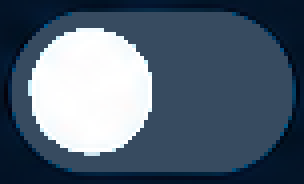
#> input picture collector/assets/controls/switch-off-source.png, 76 x 46 px (shown 4 times larger); its folder holds only this picture in this run
$ python -i app.py   (imports and definitions only)
#> lines starting #> are read from the running program, lines starting #| are printed output that depends on the picture; after the words box and inside, x2 and y2 are one past the last pixel; in counts of white or black regions, pixels touching at a corner belong together
from __future__ import annotations

import ctypes
import ctypes.wintypes
import difflib
import json
import logging
from logging.handlers import RotatingFileHandler
import os
import re
import socket
import sys
import threading
import time
import tkinter as tk
import uuid
from dataclasses import dataclass
from pathlib import Path
from collections import Counter
from tkinter import messagebox, simpledialog, ttk
from urllib.error import HTTPError, URLError
from urllib.request import Request, getproxies, urlopen

import numpy as np
from PIL import Image, ImageEnhance, ImageGrab
from combat_power import parse_combat_power
try:
    from rapidocr_onnxruntime import RapidOCR
except ImportError:  # Parsing-only tests do not need the OCR runtime.
    RapidOCR = None


APP_NAME = "Buyali 数据采集助手"
APP_VERSION = "1.3.8.2"
IS_TEST_BUILD = "-test" in APP_VERSION
DEFAULT_API_BASE = "https://test.buyali.xyz" if IS_TEST_BUILD else "https://buyali.xyz"
API_BASE = os.environ.get("BUYALI_API_BASE", DEFAULT_API_BASE).rstrip("/")
CONFIG_DIR_NAME = "BuyaliCollector-test" if IS_TEST_BUILD else "BuyaliCollector"
CONFIG_DIR = Path(os.environ.get("APPDATA", Path.home())) / CONFIG_DIR_NAME
CONFIG_FILE = CONFIG_DIR / "config.json"
LOG_DIR = CONFIG_DIR / "logs"
LOG_FILE = LOG_DIR / "collector.log"
FIELD_LABELS = {"whiteEnergy": "白奥德", "blueEnergy": "蓝奥德", "combatPower": "战斗力", "itemLevel": "道具等级", "kina": "基纳"}


def _make_logger():
    logger = logging.getLogger("buyali.collector")
    if not logger.handlers:
        try:
            LOG_DIR.mkdir(parents=True, exist_ok=True)
            handler = RotatingFileHandler(LOG_FILE, maxBytes=1024 * 1024, backupCount=4, encoding="utf-8")
        except OSError:
            # Read-only/locked profiles must not prevent the collector from
            # starting. Normal packaged runs write to the per-user AppData dir.
            handler = logging.NullHandler()
        handler.setFormatter(logging.Formatter("%(asctime)s %(levelname)s %(message)s"))
        logger.addHandler(handler)
        logger.setLevel(logging.INFO)
        logger.propagate = False
    return logger


LOGGER = _make_logger()


# [6 lines left out: function diagnostic_network_summary, not called in this run]


def log_event(event, **details):
    safe = {key: value for key, value in details.items() if key not in ("token", "payload", "passphrase")}
    LOGGER.info("%s", json.dumps({"event": event, **safe}, ensure_ascii=False, default=str))

# [1 line that did not run here, left out]
# [7 lines not run here, left out]
# [1 line that did not run here, left out]
# [1 line that did not run here, left out]
# [1 line that did not run here, left out]
# [1 line that did not run here, left out]
# [1 line that did not run here, left out]
# [1 line that did not run here, left out]
# [1 line that did not run here, left out]
# [1 line that did not run here, left out]
# [1 line that did not run here, left out]
# [1 line that did not run here, left out]
# [1 line that did not run here, left out]
# [1 line that did not run here, left out]
# [1 line that did not run here, left out]
# [1 line that did not run here, left out]
# [1 line that did not run here, left out]
# [1 line that did not run here, left out]
# [1 line that did not run here, left out]
# [1 line that did not run here, left out]


# [16 lines left out: functions resource_path, configure_ocr, not called in this run]


_RAPID_ENGINE = None
_RAPID_ENGINE_LOCK = threading.Lock()
_RAPID_INFERENCE_LOCK = threading.Lock()


# [27 lines left out: functions rapid_engine, rapid_read, load_config, not called in this run]


def save_config(config: dict) -> None:
    CONFIG_DIR.mkdir(parents=True, exist_ok=True)
    CONFIG_FILE.write_text(json.dumps(config, ensure_ascii=False, indent=2), encoding="utf-8")


class ApiError(RuntimeError):
    # [5 lines left out: function __init__, not called in this run]


class ApiClient:
    def __init__(self, config: dict):
        self.config = config

    # [80 lines left out: functions request, redeem, not called in this run]

    def state(self):
        return self.request("GET", "state")

    # [27 lines left out: function apply, not called in this run]

    def undo(self, transaction_id):
        return self.request("POST", "undo", {"transactionId": transaction_id})

    def create_character(self, account_id, name):
        return self.request("POST", "create-character", {"accountId": account_id, "name": name})


@dataclass
class GameWindow:
    hwnd: int
    title: str
    character: str | None
    rect: tuple[int, int, int, int]


# [39 lines left out: functions parse_character, window_title, find_active_game, not called in this run]


def crop_ratio(image: Image.Image, box):
    w, h = image.size
    return image.crop((int(box[0] * w), int(box[1] * h), int(box[2] * w), int(box[3] * h)))


# [96 lines left out: functions ocr_digits, ocr_cyan_stat, ocr_white_item_level, not called in this run]


def ocr_high_contrast_digits(image: Image.Image) -> tuple[str, float]:
    """Read bright top-bar counters on dark or highly animated backgrounds."""
    gray = image.convert("L").resize((image.width * 5, image.height * 5), Image.Resampling.BICUBIC)
    votes = []
    for threshold in (105, 130, 150, 175, 200):
        binary = gray.point(lambda value, threshold=threshold: 0 if value > threshold else 255)
        text = pytesseract.image_to_string(
            binary,
            config="--psm 6 -c tessedit_char_whitelist=0123456789,+/()",
        ).strip().replace(" ", "").replace("\n", "")
        match = re.search(r"\d{1,3}(?:\(?\+\d{1,4}\)?)?/840", text)
        if match:
            votes.append(match.group(0))
    detailed, _ = ocr_digits(image, psm=11)
    match = re.search(r"\d{1,3}(?:\(?\+\d{1,4}\)?)?/840", detailed.replace(" ", ""))
    if match:
        votes.append(match.group(0))
    if not votes:
        return detailed, 0
    counts = Counter(votes)
    text = max(counts, key=lambda candidate: (counts[candidate], len(candidate)))
    score = min(98, 46 + counts[text] * 10)
    return text, score


def integer(text: str):
    digits = re.sub(r"[^0-9]", "", text)
    return int(digits) if digits else None


# [294 lines left out: functions compact_number, parse_aether_candidates, parse_currency_candidates, has_truncated_currency_candidate, recognize_top_status_bar, recognize and 3 more, not called in this run]


class CollectorApp:
    # [32 lines left out: function __init__, not called in this run]

    def drag_start(self, event):
        self.drag_origin = (event.x_root, event.y_root, self.root.winfo_x(), self.root.winfo_y())

    # [11 lines left out: functions drag_move, drag_end, not called in this run]

    def context_menu(self, event):
        self.menu.tk_popup(event.x_root, event.y_root)

    # [241 lines left out: functions follow_game, pair, rebind, window_slot, capture, capture_after_hide and 8 more, not called in this run]

    def quit(self):
        self.config["offset"] = self.offset; save_config(self.config); self.root.destroy()

    def run(self):
        self.root.mainloop()


# [7 lines not run here, left out]

>>> from PIL import Image
>>> picture = Image.open('assets/controls/switch-off-source.png')
#> picture is the input picture: PIL image 76x46 RGBA; mean R, G, B, A 82.9, 98.7, 115.3, 255
>>> result = ocr_high_contrast_digits(picture)
#> in ocr_high_contrast_digits, `gray = image.convert("L").resize((image.width * 5, image.height * 5), ..`:
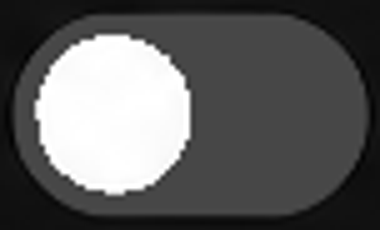
#> gray: PIL image 380x230 L; min 1, max 255, mean 95.5
#> the loop in ocr_high_contrast_digits, `for threshold in (105, 130, 150, 175, 200):` made 1 pass
#> pass 1, in ocr_high_contrast_digits, `binary = gray.point(lambda value, threshold=threshold: 0 if value > th..`:
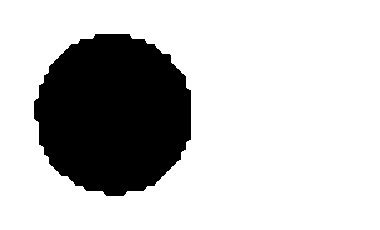
#> binary: PIL image 380x230 L; 77.3% white; 1 black region, box (x1, y1, x2, y2) and area: (34, 34, 191, 196) 19819
#> after the loop in ocr_high_contrast_digits, `for threshold in (105, 130, 150, 175, 200):`: votes = []
#> (the run stopped early here; a loop or call above may not have finished)

$ run again, on collector/assets/controls/switch-on-source.png
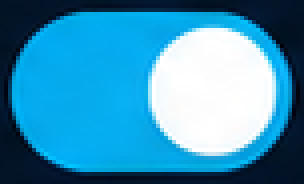
#> input picture collector/assets/controls/switch-on-source.png, 76 x 46 px (shown 4 times larger)
#> picture is the input picture: PIL image 76x46 RGBA; mean R, G, B, A 60.8, 145.9, 183.3, 255
#> in ocr_high_contrast_digits, `gray = image.convert("L").resize((image.width * 5, image.height * 5), ..`:
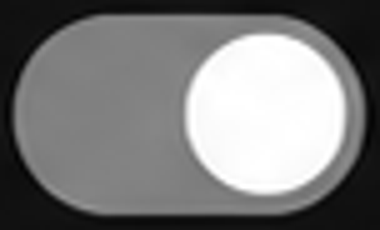
#> gray: PIL image 380x230 L; min 0, max 255, mean 124.7
#> the loop in ocr_high_contrast_digits, `for threshold in (105, 130, 150, 175, 200):` made 1 pass
#> pass 1, in ocr_high_contrast_digits, `binary = gray.point(lambda value, threshold=threshold: 0 if value > th..`:
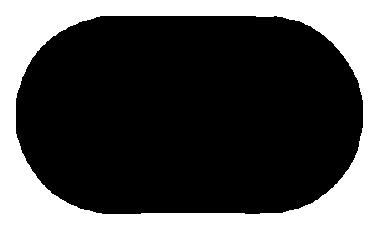
#> binary: PIL image 380x230 L; 30.8% white; 1 white region, box (x1, y1, x2, y2) and area: (0, 0, 380, 230) 26958
#> after the loop in ocr_high_contrast_digits, `for threshold in (105, 130, 150, 175, 200):`: votes = []
